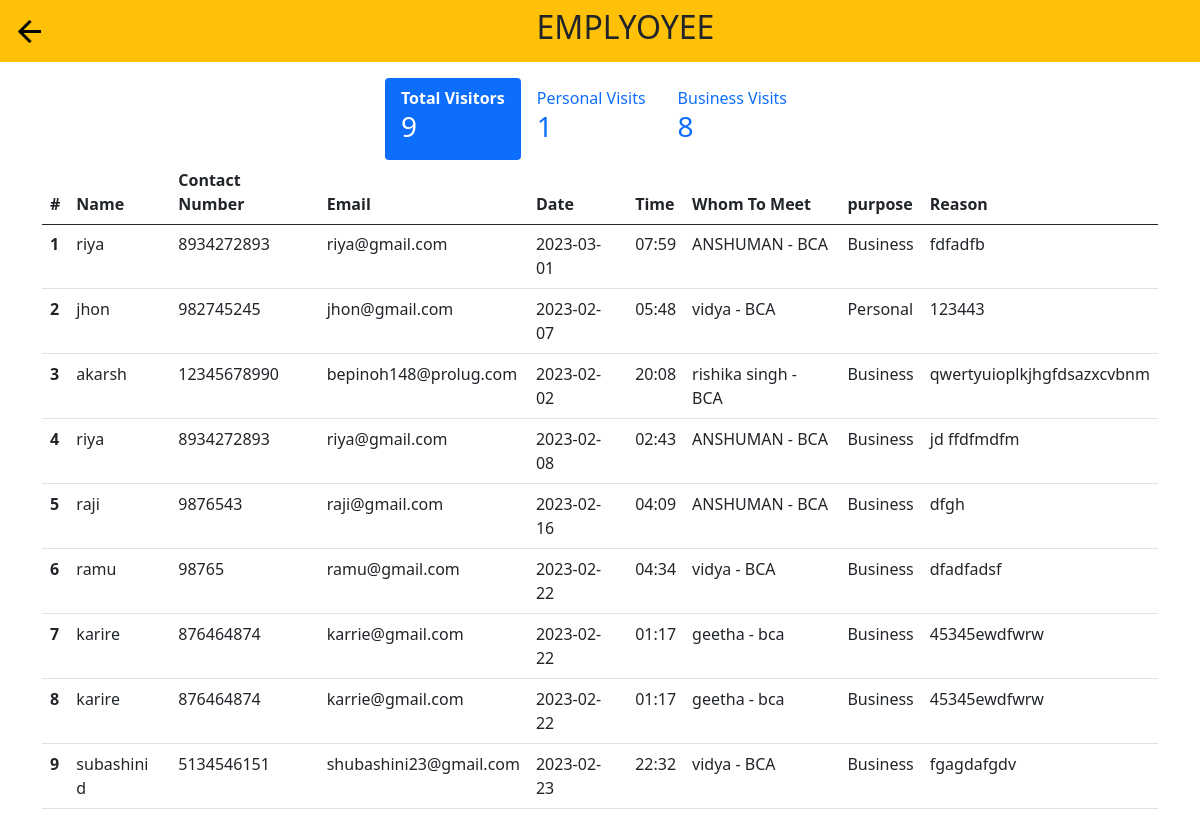
The page /others (signed in) on the database as committed earlier.
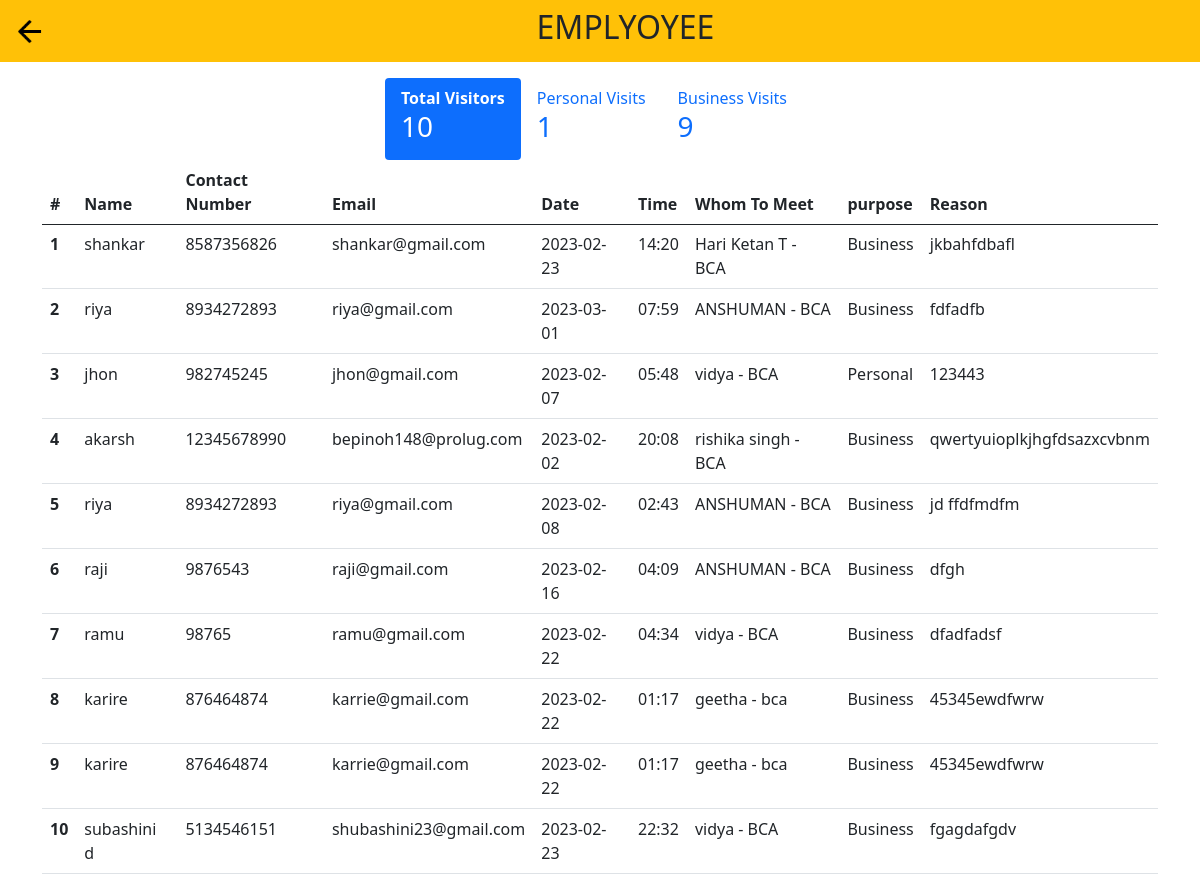
The same page on the database as committed later.
### tables this page shows
CREATE TABLE "register1" (
	"name"	TEXT,
	"contact_number"	INTEGER,
	"email"	TEXT,
	"date"	TEXT,
	"time"	TEXT,
	"whom_to_meet"	TEXT,
	"purpose"	TEXT,
	"reason"	TEXT,
	"photo"	TEXT,
	"status"	TEXT,
	"id"	INTEGER,
	"department"	TEXT,
	PRIMARY KEY("id" AUTOINCREMENT)
);

### app.py (the view)
@app.get("/others", response_class=HTMLResponse)
def others(request:Request):
    email = request.session.get('email')
    conn = sqlite3.connect("app.db")
    cursor = conn.cursor()
    cursor.execute("SELECT department FROM users WHERE email=?", (email,))
    department = cursor.fetchone()[0]
    cursor.execute("SELECT COUNT(*) FROM register1 WHERE whom_to_meet LIKE ? ORDER BY id DESC", ('% - ' + department,))
    total_visitors = cursor.fetchone()
    cursor.execute("SELECT COUNT(*) FROM register1 WHERE whom_to_meet LIKE ? and purpose='Personal' ORDER BY id DESC", ('% - ' + department,))
    visitors_personal = cursor.fetchone()
    cursor.execute("SELECT COUNT(*) FROM register1 WHERE whom_to_meet LIKE ? and purpose='Business' ORDER BY id DESC", ('% - ' + department,))
    visitors_business = cursor.fetchone()
    cursor.execute("SELECT * FROM register1 WHERE whom_to_meet LIKE ? ORDER BY id DESC", ('% - ' + department,))
    teacher_meeting = cursor.fetchall()
    cursor.execute("SELECT * FROM register1 WHERE whom_to_meet LIKE ? and purpose='Personal' ORDER BY id DESC", ('% - ' + department,))
    teacher_meeting_personal = cursor.fetchall()
    cursor.execute("SELECT * FROM register1 WHERE whom_to_meet LIKE ? and purpose='Business' ORDER BY id DESC", ('% - ' + department,))
    teacher_meeting_business = cursor.fetchall()
    orders = db.executeQuery("select * from register1 order by id DESC")
    return templates.TemplateResponse("others.html",{"request":request,"orders":orders, "teacher_meeting":teacher_meeting, "teacher_meeting_personal":teacher_meeting_personal, "teacher_meeting_business":teacher_meeting_business,  "total_visitors":total_visitors[0], "visitors_personal": visitors_personal[0], "visitors_business":visitors_business[0]})

### templates/others.html (shortened to what this page needs)
<!doctype html>
<html lang="en">
  <head>
    <link href="https://cdn.jsdelivr.net/npm/bootstrap@5.0.2/dist/css/bootstrap.min.css" rel="stylesheet">
  </head>
  <body>
    <nav class="navbar navbar-light bg-warning ">
      <div class="container-fluid">
         <a class="navbar-brand" href="FFdashboard">
          <img src="/static/images/baseline_arrow_back_black_24dp.png" width="35" height="35">
         </a>
         <h2 class="nav-item text-center">EMPLYOYEE</h2>
      </div>
  </nav>
  <div class="container mt-3">
    <div class="row">
    <ul class="nav nav-pills justify-content-center">
      <li class="nav-item">
       <a class="nav-link active" data-bs-toggle="tab" href="#Vtotal"><b>Total Visitors</b><br><h3>{{ total_visitors }}</h3></a>
      </li>
      <li class="nav-item">
       <a class="nav-link" data-bs-toggle="tab" href="#Vpersonal">Personal Visits<br><h3>{{ visitors_personal }}</h3></a>
      </li>
      <li class="nav-item">
        <a class="nav-link" data-bs-toggle="tab" href="#Vbusiness">Business Visits<br><h3>{{ visitors_business }}</h3></a>
      </li>
    </ul>
    </div>
  </div>
  <div class="tab-content">
    <div class="tab-pane container active" id="Vtotal">
      <div class="table-responsive">
        <table class="table">
          <thead>
            <tr>
              <th scope="col-md-5">#</th>
              <th>Name</th>
              <th class="th-lg">Contact Number</th>
              <th>Email</th>
              <th>Date</th>
              <th>Time</th>
              <th>Whom To Meet</th>
              <th>purpose</th>
              <th>Reason</th>
            </tr>
          </thead>
          <tbody>
            <tr>
              {% for meetings in teacher_meeting %}
                <tr>
                  <th scope="row">{{ loop.index }}</th>
                    <td>{{meetings[0]}}</td>
                    <td>{{meetings[1]}}</td>
                    <td>{{meetings[2]}}</td>
                    <td>{{meetings[3]}}</td>
                    <td>{{meetings[4]}}</td>
                    <td>{{meetings[5]}}</td>
                    <td>{{meetings[6]}}</td>
                    <td>{{meetings[7]}}</td>
                </tr>
                {% endfor %}
            </tr>
          </tbody>
        </table>
      </div>
    </div>
  </div>
  </body>
</html>

Rows that differ between the two databases and show on the page:
added register1: name "shankar", contact_number "8587356826", email "shankar@gmail.com", date "2023-02-23", time "14:20", whom_to_meet "Hari Ketan T - BCA", purpose "Business", reason "jkbahfdbafl"
Other text that changed with them:
{{ total_visitors }}: "9" → "10"
{{ visitors_business }}: "8" → "9"
